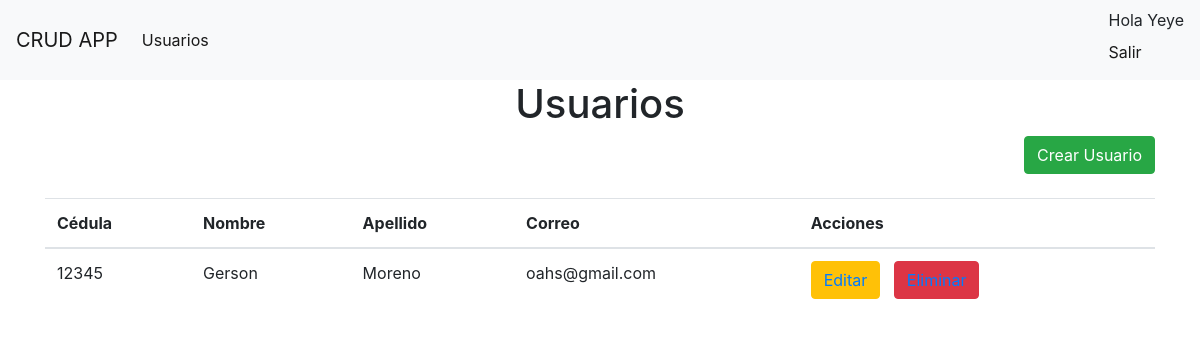
Page /usuarios/ (signed in) on the committed database.
### CRUD/models.py (models this page shows)
class Usuarios(models.Model):
    cedula = models.IntegerField(primary_key=True,
                                 unique=True
                                 )
    nombre = models.CharField(max_length=250,
                              validators = [RegexValidator(r"^[A-Za-záéíóúÁÉÍÓÚñÑüÜ]+$")]
                              )
    apellido= models.CharField(max_length=250,
                              validators = [RegexValidator(r"^[A-Za-záéíóúÁÉÍÓÚñÑüÜ]+$")]
                              )
    correo = models.EmailField()

### CRUD/views.py (the view)
# urls.py: path('usuarios/', views.listaView, name='lista_url'),
@login_required
def listaView(request):
    obj = Usuarios.objects.all()
    template_name = 'CRUD/lista.html'
    context = {'obj': obj}
    return render(request, template_name, context)

### templates/CRUD/lista.html (shortened to what this page needs)
{% extends 'main.html' %}
{% block content %}
<center><h1>Usuarios</h1></center>
<div class="container">
  <div class="d-grid gap-2 d-md-flex justify-content-md-end ">
    <a href="{% url 'create_url' %}" class="btn btn-success float-right" type="button" role="button">Crear Usuario</a>
  </div>
  <br>
  <table class="table">
    <thead>
      <tr>
        <th scope="col">Cédula</th>
        <th scope="col">Nombre</th>
        <th scope="col">Apellido</th>
        <th scope="col">Correo</th>
        <th scope="col">Acciones</th>
      </tr>
    </thead>
    <tbody>
    {% for i in obj %}
      <tr>
        <td>{{i.cedula}}</td>
        <td>{{i.nombre}}</td>
        <td>{{i.apellido}}</td>
        <td>{{i.correo}}</td>
        <td>
            <button class="btn btn-warning"><a href="{% url 'update_url' i.cedula %}">Editar</a></button>&nbsp;&nbsp;
            <button class="btn btn-danger"><a href="{% url 'delete_url' i.cedula %}">Eliminar</a></button>
        </td>
      </tr>
    {% endfor %}
    </tbody>
  </table>
</div>
{% endblock %}

### templates/main.html (shortened to what this page needs)
<!DOCTYPE html>
<html>
<head>
   <link rel="stylesheet" href="https://cdn.jsdelivr.net/npm/bootstrap@4.0.0/dist/css/bootstrap.min.css">
</head>
<body>
   <nav class="navbar navbar-expand-lg navbar-light bg-light">
       <span class="navbar-brand" >CRUD APP</span>
       <div class="collapse navbar-collapse" id="navbarSupportedContent">
         <ul class="navbar-nav mr-auto">
          {% if user.is_authenticated %}
            <li class="nav-item">
              <a class="nav-link active" href="{% url 'lista_url' %}">Usuarios</a>
            </li>
          {% else %}
            <li class="nav-item disabled">
              <a class="nav-link" href="{% url 'lista_url' %}">Usuarios</a>
            </li>
          {% endif %}
         </ul>
       </div>
       <div>
         <div>
          {% if request.user.is_authenticated %}
            <span class="navbar-item active">
              Hola {{ user.username | title}}
            </span>
            <br>
            <span class="navbar-text">
              <a href="{% url 'exit' %}">Salir</a>
            </span>
          {% else %}
            <span class="navbar-text">
              <a href="{% url 'login' %}">Ingresar</a>
            </span>
          {% endif %}
      </div>
       </div>
     </nav>
   {% block content %}
   {% endblock %}
</body>
</html>

### rows in the picture
Usuarios: cedula "12345", nombre "Gerson", apellido "Moreno", correo "oahs@gmail.com"

### other values in the picture
{{ user.username | title }} "Yeye"
